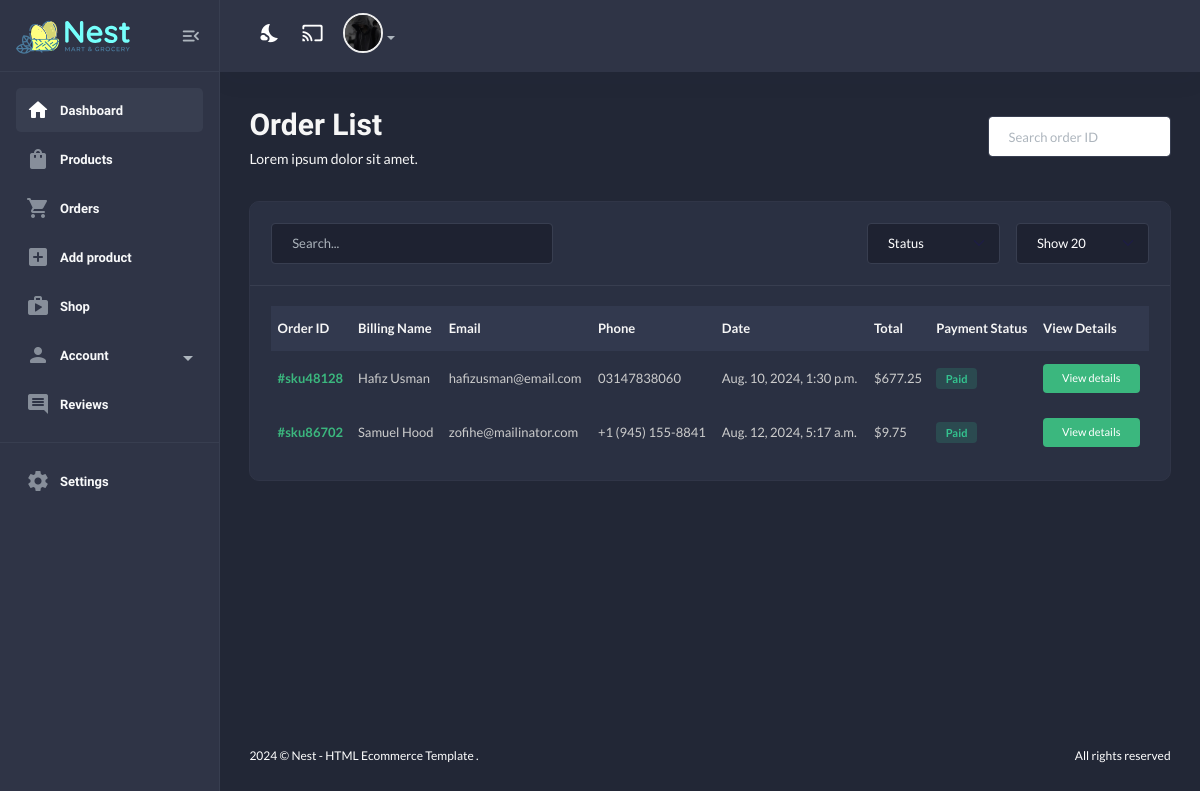
Before: /useradmin/orders-list/ (signed in) with the older database file.
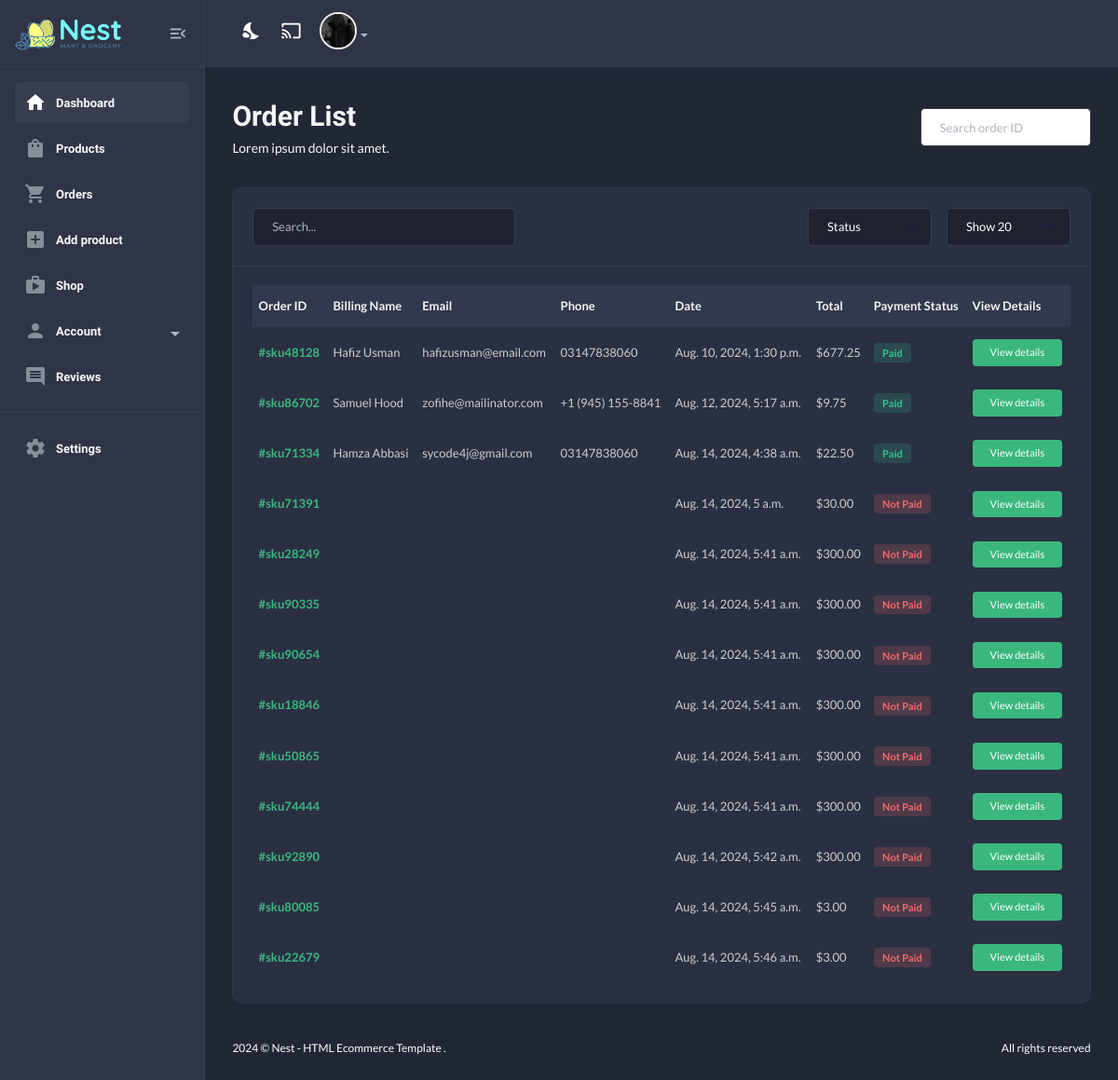
After: the same page with the newer database file.
### core/models.py (models this page shows)
class CartOrder(models.Model):
    user = models.ForeignKey(User, on_delete=models.CASCADE)
    full_name = models.CharField(max_length=100, null=True, blank=True)
    email = models.CharField(max_length=100, null=True, blank=True)
    phone = models.CharField(max_length=100, null=True, blank=True)
    address = models.CharField(max_length=100, null=True, blank=True)
    city = models.CharField(max_length=100, null=True, blank=True)
    state = models.CharField(max_length=100, null=True, blank=True)
    country = models.CharField(max_length=100, null=True, blank=True)
    coupon = models.ManyToManyField("core.Coupon", blank=True)
    price = models.DecimalField(max_digits=12, decimal_places=2, default="0.00")
    saved = models.DecimalField(max_digits=12, decimal_places=2, default="0.00")
    shipping_method = models.CharField(max_length=100, null=True, blank=True)
    tracking_id = models.CharField(max_length=100, null=True, blank=True)
    tracking_website_address = models.CharField(max_length=100, null=True, blank=True)
    paid_status = models.BooleanField(default=False)
    order_date = models.DateTimeField(auto_now_add=True)
    product_status = models.CharField(choices = STATUS_CHOICE, max_length=50, default="processing", null=True, blank=True)
    stripe_payment_intent = models.CharField(max_length=100, null=True, blank=True)
    sku = ShortUUIDField(null=True, blank=True, length =5, max_length=10, prefix="sku", alphabet="1234567890")
    oid = ShortUUIDField(null=True, blank=True, length =5, max_length=10, alphabet="1234567890")
    class Meta:
        verbose_name_plural = "Cart Order"

### useradmin/decorators.py (the view)
    def wrapper(request, *args, **kwargs):
        if request.user.is_superuser != True:
            messages.warning(request, "You are not authorized to access this page!")
            return redirect("/user/login")
        return view_func(request, *args, **kwargs)

### core/context_processors.py (called while the page is built)
def default(request):
    categories = Category.objects.all()
    vendors = Vendor.objects.all()
    min_max_price = Product.objects.aggregate(Min("price"), Max("price"))
    if request.user.is_authenticated:
        try:
            address = Address.objects.filter(user=request.user)
        except Address.DoesNotExist:
            address = None
    else:
        address = None
    try:
        wishlist = WishList.objects.filter(user=request.user)
    except:
        messages.success(request, "you need to login first")
        wishlist = 0
    return {
        "categories": categories,
        "address": address,
        "vendors": vendors,
        "wishlist": wishlist,
        "min_max_price": min_max_price,
    }

### useradmin/views.py (called while the page is built)
@admin_required
def orders_list(request):
    orders = CartOrder.objects.all()
    context = {
        "orders" : orders
    }
    return render(request, "useradmin/orders-list.html", context)

### templates/useradmin/orders-list.html (shortened to what this page needs)
{% extends "useradmin/base.html" %}
    {% load static %}
        {% block content %}
            <section class="content-main">
                <div class="content-header">
                    <div>
                        <h2 class="content-title card-title">Order List</h2>
                        <p>Lorem ipsum dolor sit amet.</p>
                    </div>
                    <div>
                        <input type="text" placeholder="Search order ID" class="form-control bg-white" />
                    </div>
                </div>
                <div class="card mb-4">
                    <header class="card-header">
                        <div class="row gx-3">
                            <div class="col-lg-4 col-md-6 me-auto">
                                <input type="text" placeholder="Search..." class="form-control" />
                            </div>
                            <div class="col-lg-2 col-6 col-md-3">
                                <select class="form-select">
                                    <option>Status</option>
                                </select>
                            </div>
                            <div class="col-lg-2 col-6 col-md-3">
                                <select class="form-select">
                                    <option>Show 20</option>
                                </select>
                            </div>
                        </div>
                    </header>
                    <div class="card-body">
                        <div class="table-responsive">
                            <table class="table align-middle table-nowrap mb-0">
                                <thead class="table-light">
                                    <tr>
                                        <th class="align-middle" scope="col">Order ID</th>
                                        <th class="align-middle" scope="col">Billing Name</th>
                                        <th class="align-middle" scope="col">Email</th>
                                        <th class="align-middle" scope="col">Phone</th>
                                        <th class="align-middle" scope="col">Date</th>
                                        <th class="align-middle" scope="col">Total</th>
                                        <th class="align-middle" scope="col">Payment Status</th>
                                        <th class="align-middle" scope="col">View Details</th>
                                    </tr>
                                </thead>
                                <tbody>
                                    {% for l in orders %}
                                        <tr>
                                            <td><a href="#" class="fw-bold">#{{l.sku}}</a></td>
                                            <td>{{l.full_name}}</td>
                                            <td>{{l.email}}</td>
                                            <td>{{l.phone}}</td>
                                            <td>{{l.order_date}}</td>
                                            <td>${{l.price}}</td>
                                            <td>
                                                {% if l.paid_status == True %}
                                                <span class="badge badge-pill badge-soft-success">Paid</span>
                                                {% else %}
                                                <span class="badge badge-pill badge-soft-danger">Not Paid</span>
                                                {% endif %}
                                            </td>
                                            <td>
                                                <a href="{% url "useradmin:order-detail" l.oid %}" class="btn btn-xs"> View details</a>
                                            </td>
                                        </tr>
                                    {% endfor %}
                                </tbody>
                            </table>
                        </div>
                    </div>
                </div>
            </section>
{% endblock content%}

Changed rows visible on the page:
added CartOrder: sku "sku71334", full_name "Hamza Abbasi", email "sycode4j@gmail.com", phone "03147838060", order_date "Aug. 14, 2024, 4:38 a.m.", price "22.50", paid_status "Paid"
added CartOrder: sku "sku71391", order_date "Aug. 14, 2024, 5 a.m.", price "30.00", paid_status "Not Paid"
added CartOrder: sku "sku28249", order_date "Aug. 14, 2024, 5:41 a.m.", price "300.00", paid_status "Not Paid"
added CartOrder: sku "sku90335", order_date "Aug. 14, 2024, 5:41 a.m.", price "300.00", paid_status "Not Paid"
added CartOrder: sku "sku90654", order_date "Aug. 14, 2024, 5:41 a.m.", price "300.00", paid_status "Not Paid"
added CartOrder: sku "sku18846", order_date "Aug. 14, 2024, 5:41 a.m.", price "300.00", paid_status "Not Paid"
added CartOrder: sku "sku50865", order_date "Aug. 14, 2024, 5:41 a.m.", price "300.00", paid_status "Not Paid"
added CartOrder: sku "sku74444", order_date "Aug. 14, 2024, 5:41 a.m.", price "300.00", paid_status "Not Paid"
added CartOrder: sku "sku92890", order_date "Aug. 14, 2024, 5:42 a.m.", price "300.00", paid_status "Not Paid"
added CartOrder: sku "sku80085", order_date "Aug. 14, 2024, 5:45 a.m.", price "3.00", paid_status "Not Paid"
added CartOrder: sku "sku22679", order_date "Aug. 14, 2024, 5:46 a.m.", price "3.00", paid_status "Not Paid"
